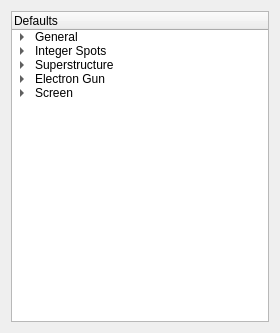
<?xml version="1.0" encoding="UTF-8"?>
<ui version="4.0">
 <class>preferences</class>
 <widget class="QDialog" name="preferences">
  <property name="geometry">
   <rect>
    <x>0</x>
    <y>0</y>
    <width>280</width>
    <height>333</height>
   </rect>
  </property>
  <property name="windowTitle">
   <string>Drawing Preferences</string>
  </property>
  <property name="windowIcon">
   <iconset resource="res/icons.qrc">
    <normaloff>:/cog_32x32.png</normaloff>:/cog_32x32.png</iconset>
  </property>
  <layout class="QVBoxLayout" name="verticalLayout">
   <item>
    <widget class="QTreeWidget" name="treeWidget">
     <column>
      <property name="text">
       <string>Defaults</string>
      </property>
     </column>
     <item>
      <property name="text">
       <string>General</string>
      </property>
      <property name="icon">
       <iconset resource="res/icons.qrc">
        <normaloff>:/equalizer_32x32.png</normaloff>:/equalizer_32x32.png</iconset>
      </property>
      <item>
       <property name="text">
        <string>Models Directory</string>
       </property>
       <property name="icon">
        <iconset resource="res/icons.qrc">
         <normaloff>:/folder_stroke_32x32.png</normaloff>:/folder_stroke_32x32.png</iconset>
       </property>
      </item>
      <item>
       <property name="text">
        <string>Title</string>
       </property>
       <property name="icon">
        <iconset resource="res/icons.qrc">
         <normaloff>:/article_32x32.png</normaloff>:/article_32x32.png</iconset>
       </property>
       <item>
        <property name="text">
         <string>Colour</string>
        </property>
        <property name="icon">
         <iconset resource="res/icons.qrc">
          <normaloff>:/color2_32x32.png</normaloff>:/color2_32x32.png</iconset>
        </property>
       </item>
       <item>
        <property name="text">
         <string>Font</string>
        </property>
        <property name="icon">
         <iconset resource="res/icons.qrc">
          <normaloff>:/font_32x32.png</normaloff>:/font_32x32.png</iconset>
        </property>
       </item>
       <item>
        <property name="text">
         <string>Position</string>
        </property>
        <property name="icon">
         <iconset resource="res/icons.qrc">
          <normaloff>:/cursor_32x32.png</normaloff>:/cursor_32x32.png</iconset>
        </property>
       </item>
       <item>
        <property name="text">
         <string>Size</string>
        </property>
        <property name="icon">
         <iconset resource="res/icons.qrc">
          <normaloff>:/move_vertical_12x32.png</normaloff>:/move_vertical_12x32.png</iconset>
        </property>
       </item>
       <item>
        <property name="text">
         <string>Text</string>
        </property>
        <property name="icon">
         <iconset resource="res/icons.qrc">
          <normaloff>:/article_32x32.png</normaloff>:/article_32x32.png</iconset>
        </property>
       </item>
      </item>
     </item>
     <item>
      <property name="text">
       <string>Integer Spots</string>
      </property>
      <property name="icon">
       <iconset resource="res/icons.qrc">
        <normaloff>:/pattern_32x32.png</normaloff>:/pattern_32x32.png</iconset>
      </property>
      <item>
       <property name="text">
        <string>Edge</string>
       </property>
       <property name="icon">
        <iconset resource="res/icons.qrc">
         <normaloff>:/sun_stroke_32x32.png</normaloff>:/sun_stroke_32x32.png</iconset>
       </property>
       <item>
        <property name="text">
         <string>Brush</string>
        </property>
        <property name="icon">
         <iconset resource="res/icons.qrc">
          <normaloff>:/brush_32x32.png</normaloff>:/brush_32x32.png</iconset>
        </property>
       </item>
       <item>
        <property name="text">
         <string>Colour</string>
        </property>
        <property name="icon">
         <iconset resource="res/icons.qrc">
          <normaloff>:/color2_32x32.png</normaloff>:/color2_32x32.png</iconset>
        </property>
       </item>
       <item>
        <property name="text">
         <string>Width</string>
        </property>
        <property name="icon">
         <iconset resource="res/icons.qrc">
          <normaloff>:/move_horizontal_32x12.png</normaloff>:/move_horizontal_32x12.png</iconset>
        </property>
       </item>
      </item>
      <item>
       <property name="text">
        <string>Fill</string>
       </property>
       <property name="icon">
        <iconset resource="res/icons.qrc">
         <normaloff>:/sun_fill_32x32.png</normaloff>:/sun_fill_32x32.png</iconset>
       </property>
       <item>
        <property name="text">
         <string>Colour</string>
        </property>
        <property name="icon">
         <iconset resource="res/icons.qrc">
          <normaloff>:/color2_32x32.png</normaloff>:/color2_32x32.png</iconset>
        </property>
       </item>
       <item>
        <property name="text">
         <string>Gradient Colour</string>
        </property>
        <property name="icon">
         <iconset resource="res/icons.qrc">
          <normaloff>:/color2_32x32.png</normaloff>:/color2_32x32.png</iconset>
        </property>
       </item>
       <item>
        <property name="text">
         <string>Style</string>
        </property>
        <property name="icon">
         <iconset resource="res/icons.qrc">
          <normaloff>:/target_32x32.png</normaloff>:/target_32x32.png</iconset>
        </property>
       </item>
      </item>
      <item>
       <property name="text">
        <string>Labels</string>
       </property>
       <property name="icon">
        <iconset resource="res/icons.qrc">
         <normaloff>:/at_32x32.png</normaloff>:/at_32x32.png</iconset>
       </property>
       <item>
        <property name="text">
         <string>Indices</string>
        </property>
        <property name="icon">
         <iconset resource="res/icons.qrc">
          <normaloff>:/labels_32x32.png</normaloff>:/labels_32x32.png</iconset>
        </property>
       </item>
       <item>
        <property name="text">
         <string>Vectors</string>
        </property>
        <property name="icon">
         <iconset resource="res/icons.qrc">
          <normaloff>:/labels2_32x32.png</normaloff>:/labels2_32x32.png</iconset>
        </property>
       </item>
      </item>
      <item>
       <property name="text">
        <string>Shape</string>
       </property>
       <property name="icon">
        <iconset resource="res/icons.qrc">
         <normaloff>:/tri-up_32x32.png</normaloff>:/tri-up_32x32.png</iconset>
       </property>
      </item>
      <item>
       <property name="text">
        <string>Size</string>
       </property>
       <property name="icon">
        <iconset resource="res/icons.qrc">
         <normaloff>:/fullscreen_alt_32x32.png</normaloff>:/fullscreen_alt_32x32.png</iconset>
       </property>
      </item>
      <item>
       <property name="text">
        <string>Vectors</string>
       </property>
       <property name="icon">
        <iconset resource="res/icons.qrc">
         <normaloff>:/vectors_32x32.png</normaloff>:/vectors_32x32.png</iconset>
       </property>
      </item>
     </item>
     <item>
      <property name="text">
       <string>Superstructure</string>
      </property>
      <property name="icon">
       <iconset resource="res/icons.qrc">
        <normaloff>:/share_32x32.png</normaloff>:/share_32x32.png</iconset>
      </property>
      <item>
       <property name="text">
        <string>Domains</string>
       </property>
       <property name="icon">
        <iconset resource="res/icons.qrc">
         <normaloff>:/pattern2_32x32.png</normaloff>:/pattern2_32x32.png</iconset>
       </property>
      </item>
      <item>
       <property name="text">
        <string>Edge</string>
       </property>
       <property name="icon">
        <iconset resource="res/icons.qrc">
         <normaloff>:/sun_stroke_32x32.png</normaloff>:/sun_stroke_32x32.png</iconset>
       </property>
       <item>
        <property name="text">
         <string>Brush</string>
        </property>
        <property name="icon">
         <iconset resource="res/icons.qrc">
          <normaloff>:/brush_32x32.png</normaloff>:/brush_32x32.png</iconset>
        </property>
       </item>
       <item>
        <property name="text">
         <string>Colour</string>
        </property>
        <property name="icon">
         <iconset resource="res/icons.qrc">
          <normaloff>:/color2_32x32.png</normaloff>:/color2_32x32.png</iconset>
        </property>
       </item>
       <item>
        <property name="text">
         <string>Width</string>
        </property>
        <property name="icon">
         <iconset resource="res/icons.qrc">
          <normaloff>:/move_horizontal_32x12.png</normaloff>:/move_horizontal_32x12.png</iconset>
        </property>
       </item>
      </item>
      <item>
       <property name="text">
        <string>Fill</string>
       </property>
       <property name="icon">
        <iconset resource="res/icons.qrc">
         <normaloff>:/sun_fill_32x32.png</normaloff>:/sun_fill_32x32.png</iconset>
       </property>
       <item>
        <property name="text">
         <string>Colour</string>
        </property>
        <property name="icon">
         <iconset resource="res/icons.qrc">
          <normaloff>:/color2_32x32.png</normaloff>:/color2_32x32.png</iconset>
        </property>
       </item>
       <item>
        <property name="text">
         <string>Gradient Colour</string>
        </property>
        <property name="icon">
         <iconset resource="res/icons.qrc">
          <normaloff>:/color2_32x32.png</normaloff>:/color2_32x32.png</iconset>
        </property>
       </item>
       <item>
        <property name="text">
         <string>Style</string>
        </property>
        <property name="icon">
         <iconset resource="res/icons.qrc">
          <normaloff>:/target_32x32.png</normaloff>:/target_32x32.png</iconset>
        </property>
       </item>
      </item>
      <item>
       <property name="text">
        <string>Shape</string>
       </property>
       <property name="icon">
        <iconset resource="res/icons.qrc">
         <normaloff>:/tri-up_32x32.png</normaloff>:/tri-up_32x32.png</iconset>
       </property>
      </item>
      <item>
       <property name="text">
        <string>Size</string>
       </property>
       <property name="icon">
        <iconset resource="res/icons.qrc">
         <normaloff>:/fullscreen_alt_32x32.png</normaloff>:/fullscreen_alt_32x32.png</iconset>
       </property>
      </item>
      <item>
       <property name="text">
        <string>Vectors</string>
       </property>
       <property name="icon">
        <iconset resource="res/icons.qrc">
         <normaloff>:/vectors_32x32.png</normaloff>:/vectors_32x32.png</iconset>
       </property>
      </item>
      <item>
       <property name="text">
        <string>Labels</string>
       </property>
       <property name="icon">
        <iconset resource="res/icons.qrc">
         <normaloff>:/at_32x32.png</normaloff>:/at_32x32.png</iconset>
       </property>
       <item>
        <property name="text">
         <string>Indices</string>
        </property>
        <property name="icon">
         <iconset resource="res/icons.qrc">
          <normaloff>:/labels_32x32.png</normaloff>:/labels_32x32.png</iconset>
        </property>
       </item>
       <item>
        <property name="text">
         <string>Vectors</string>
        </property>
        <property name="icon">
         <iconset resource="res/icons.qrc">
          <normaloff>:/labels2_32x32.png</normaloff>:/labels2_32x32.png</iconset>
        </property>
       </item>
      </item>
     </item>
     <item>
      <property name="text">
       <string>Electron Gun</string>
      </property>
      <property name="icon">
       <iconset resource="res/icons.qrc">
        <normaloff>:/screen_32x32.png</normaloff>:/screen_32x32.png</iconset>
      </property>
      <item>
       <property name="text">
        <string>Colour</string>
       </property>
       <property name="icon">
        <iconset resource="res/icons.qrc">
         <normaloff>:/color2_32x32.png</normaloff>:/color2_32x32.png</iconset>
       </property>
      </item>
      <item>
       <property name="text">
        <string>Rotation</string>
       </property>
       <property name="icon">
        <iconset resource="res/icons.qrc">
         <normaloff>:/spin_28x32.png</normaloff>:/spin_28x32.png</iconset>
       </property>
      </item>
      <item>
       <property name="text">
        <string>Radius</string>
       </property>
       <property name="icon">
        <iconset resource="res/icons.qrc">
         <normaloff>:/cd_32x32.png</normaloff>:/cd_32x32.png</iconset>
       </property>
      </item>
      <item>
       <property name="text">
        <string>Thickness</string>
       </property>
       <property name="icon">
        <iconset resource="res/icons.qrc">
         <normaloff>:/brush_increase_linewidth_32x32.png</normaloff>:/brush_increase_linewidth_32x32.png</iconset>
       </property>
      </item>
      <item>
       <property name="text">
        <string>Visible</string>
       </property>
       <property name="icon">
        <iconset resource="res/icons.qrc">
         <normaloff>:/eye_32x24.png</normaloff>:/eye_32x24.png</iconset>
       </property>
      </item>
     </item>
     <item>
      <property name="text">
       <string>Screen</string>
      </property>
      <item>
       <property name="text">
        <string>Colour</string>
       </property>
       <property name="icon">
        <iconset resource="res/icons.qrc">
         <normaloff>:/color2_32x32.png</normaloff>:/color2_32x32.png</iconset>
       </property>
      </item>
      <item>
       <property name="text">
        <string>Visible</string>
       </property>
       <property name="icon">
        <iconset resource="res/icons.qrc">
         <normaloff>:/eye_32x24.png</normaloff>:/eye_32x24.png</iconset>
       </property>
      </item>
      <item>
       <property name="text">
        <string>Width</string>
       </property>
       <property name="icon">
        <iconset resource="res/icons.qrc">
         <normaloff>:/brush_increase_linewidth_32x32.png</normaloff>:/brush_increase_linewidth_32x32.png</iconset>
       </property>
      </item>
     </item>
    </widget>
   </item>
  </layout>
 </widget>
 <resources>
  <include location="res/icons.qrc"/>
 </resources>
 <connections/>
</ui>
